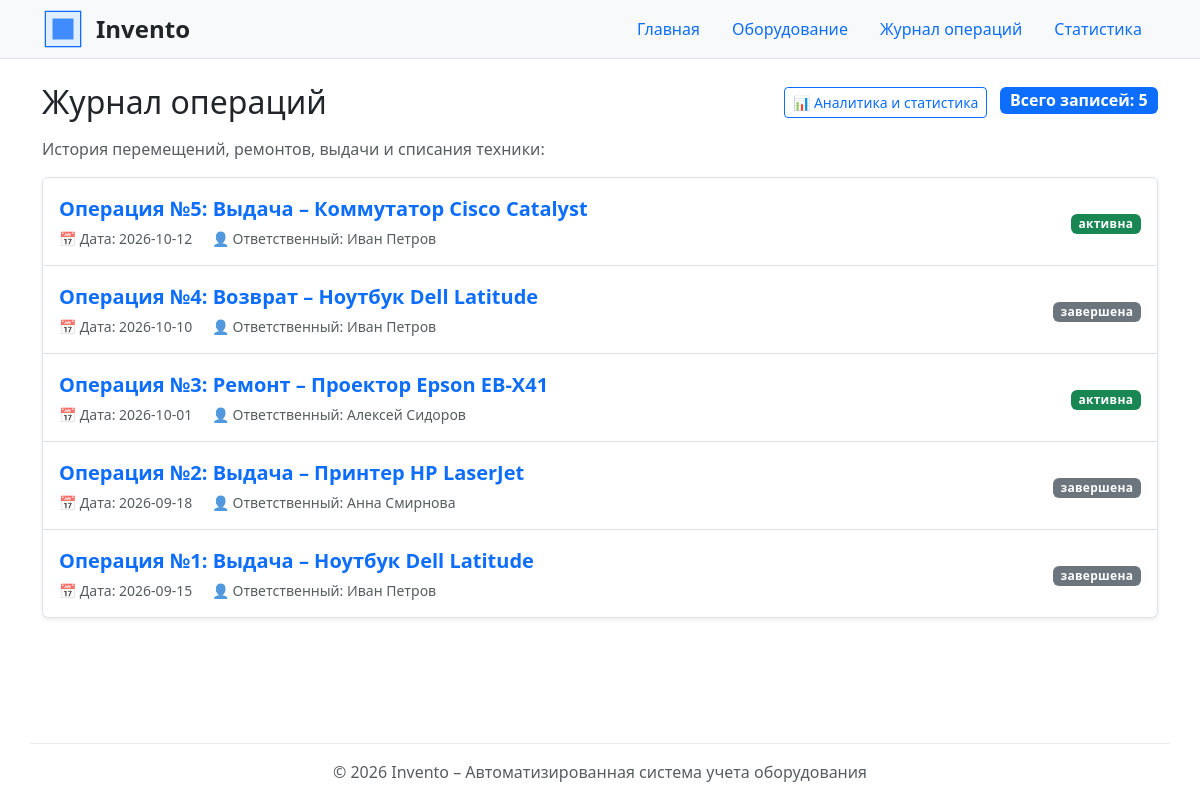
Screenshot of /operations/ with the database file from the repository.
### operations/views.py (the view)
# urls.py: path("operations/", include("operations.urls")),
def operations(request):
    conn = get_connection()
    conn.row_factory = sqlite3.Row
    operations_list = conn.execute(
        """
        SELECT
            o.id,
            o.equipment_id,
            o.employee_id,
            o.operation_type,
            o.date,
            o.note,
            o.is_completed,
            e.name AS equipment_name,
            emp.name AS employee_name
        FROM operations o
        JOIN equipment e ON o.equipment_id = e.id
        LEFT JOIN employees emp ON o.employee_id = emp.id
        ORDER BY o.date DESC, o.id DESC;
        """
    ).fetchall()
    conn.close()
    context = {
        "operations": operations_list,
    }
    return render(
        request,
        "operations/operations_list.html",
        context,
    )

### db/database.py (called while the page is built)
def get_connection() -> sqlite3.Connection:
    conn = sqlite3.connect(DB_PATH)
    conn.execute("PRAGMA foreign_keys = ON;")
    return conn

### operations/templates/operations/operations_list.html (shortened to what this page needs)
{% extends "base.html" %}
{% block content %}
<div class="d-flex justify-content-between align-items-center mb-3">
    <h1 class="h2 mb-0">Журнал операций</h1>
    <div>
        <a href="{% url 'operations:statistics' %}" class="btn btn-outline-primary btn-sm me-2">
            📊 Аналитика и статистика
        </a>
        <span class="badge bg-primary fs-6">
            Всего записей: {{ operations|length }}
        </span>
    </div>
</div>
<p class="text-muted">История перемещений, ремонтов, выдачи и списания техники:</p>
<div class="list-group shadow-sm mt-3">
    {% for operation in operations %}
        <div class="list-group-item d-flex justify-content-between align-items-center py-3">
            <div>
                <a href="{% url 'operations:detail' operation.id %}" class="fw-bold text-decoration-none fs-5">
                    Операция №{{ operation.id }}: {{ operation.operation_type|capfirst }} – {{ operation.equipment_name }}
                </a>
                <div class="text-muted mt-1 small">
                    <span class="me-3">📅 Дата: {{ operation.date }}</span>
                    <span>👤 Ответственный: {{ operation.employee_name|default:"—" }}</span>
                </div>
            </div>
            <div>
                {% include "operations/includes/operation_status.html" %}
            </div>
        </div>
    {% empty %}
        <div class="alert alert-info mb-0">
            Операции не найдены.
        </div>
    {% endfor %}
</div>
{% endblock %}

### templates/base.html (shortened to what this page needs)
{% load static %}
<!DOCTYPE html>
<html lang="ru">
<head>
    <link rel="stylesheet" href="https://cdn.jsdelivr.net/npm/bootstrap@5.3.3/dist/css/bootstrap.min.css">
    <link rel="stylesheet" href="{% static 'homepage/css/style.css' %}">
</head>
<body>
    <header class="border-bottom bg-light mb-4">
        <div class="container d-flex flex-wrap align-items-center justify-content-between py-2">
            <a href="{% url 'homepage:index' %}" class="d-flex align-items-center text-dark text-decoration-none">
                <img src="{% static 'homepage/img/logo.png' %}" alt="Invento" class="invento-logo">
                <span class="fs-4 fw-bold">Invento</span>
            </a>
            {% include "includes/navigation.html" %}
        </div>
    </header>
    <main class="container">
        {% block content %}
        {% endblock %}
    </main>
    <footer class="container mt-auto py-3">
        <p class="text-muted text-center mb-0">
            © <span id="current-year"></span> Invento – Автоматизированная система учета оборудования
        </p>
    </footer>
</body>
</html>

### templates/includes/navigation.html
<nav class="nav">
    <a class="nav-link px-3" href="{% url 'homepage:index' %}">Главная</a>
    <a class="nav-link px-3" href="{% url 'equipment:list' %}">Оборудование</a>
    <a class="nav-link px-3" href="{% url 'operations:list' %}">Журнал операций</a>
    <a class="nav-link px-3" href="{% url 'operations:statistics' %}">Статистика</a>
</nav>

### operations/templates/operations/includes/operation_status.html
{% if operation.is_completed %}
    <span class="badge bg-secondary operation-status operation-status-completed">
        завершена
    </span>
{% else %}
    <span class="badge bg-success operation-status operation-status-active">
        активна
    </span>
{% endif %}

### homepage/static/homepage/css/style.css (style rules this page uses)
body { min-height: 100vh; display: flex; flex-direction: column; }
main { flex: 1 0 auto; }
.invento-logo { width: 42px; height: 42px; margin-right: 12px; }
.operation-status { font-weight: 600; letter-spacing: 0.3px; }
.operation-status-active { background-color: #198754; }
.operation-status-completed { background-color: #6c757d; }
footer { border-top: 1px solid #e9ecef; }

### rows the page displays
operations: id "5", operation_type "Выдача", equipment_name "Коммутатор Cisco Catalyst", date "2026-10-12", employee_name "Иван Петров", shows "активна"
operations: id "4", operation_type "Возврат", equipment_name "Ноутбук Dell Latitude", date "2026-10-10", employee_name "Иван Петров", shows "завершена"
operations: id "3", operation_type "Ремонт", equipment_name "Проектор Epson EB-X41", date "2026-10-01", employee_name "Алексей Сидоров", shows "активна"
operations: id "2", operation_type "Выдача", equipment_name "Принтер HP LaserJet", date "2026-09-18", employee_name "Анна Смирнова", shows "завершена"
operations: id "1", operation_type "Выдача", equipment_name "Ноутбук Dell Latitude", date "2026-09-15", employee_name "Иван Петров", shows "завершена"

### other values shown
{{ operations|length }} "5"
